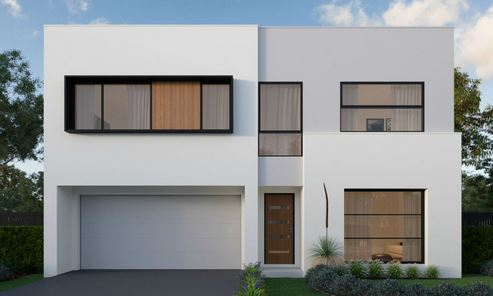
#> input picture phase1+2/P2L3 Exercises/images/house.JPG, 493 x 296 px
$ jupyter execute exercise_7_Haris_corner_detection.ipynb
#> lines starting #> are read from the running program, lines starting #| are printed output that depends on the picture
[cell 1]
import numpy as np
import matplotlib.pyplot as plt
from scipy import signal

[cell 2]
#Generate an image
# A 200x200 image with a big white square at the centre
image = np.zeros((200, 200), dtype=np.uint8)

####--- parameters --------
line_color = 255
line_width = 20

#---- horizontal and vertical begin --------#
h_begin = 50
h_end = 150
v_begin = 50
v_end = 150

vm_begin = 100 - int(line_width/2)
vm_end = 100 + int(line_width/2)
#------------------------------------------------

# Draw the letter H
# left vertical strip
image[v_begin:v_end, h_begin:(h_begin+line_width)] = line_color

# right vertical strip
image[v_begin:v_end, (h_end-line_width):h_end] = line_color

# middle strip
image[vm_begin:vm_end, h_begin:h_end] = line_color

[cell 3]
#show image
#plt.imshow(image)
plt.imshow(image, cmap='gray')

[cell 4]
# Sobel detection
# x-kernel
sobelx = np.array([[-1, 0, 1],[-2, 0, 2],[-1, 0, 1]])

#y-kernel
sobely = np.array([[-1, -2, -1],[ 0,  0,  0],[ 1,  2,  1]])

[cell 5]
# First derivative Ix
Ix = signal.convolve2d(image, sobelx, "same")
Iy = signal.convolve2d(image, sobely, "same")

#--- scale non-zero values to 255
Ix[Ix != 0] = 255
Iy[Iy != 0] = 255

[cell 6]
# Find the sobel operator Sobel=sqrt( Ix*Ix + Iy*Iy )
Sobel = np.sqrt((Ix*Ix) + (Iy*Iy))
plt.imshow(Sobel, cmap='gray')

[cell 7]
# Get the second derivative Ixx
Ixx = signal.convolve2d(Ix, sobelx, "same")
# Iyy
Iyy = signal.convolve2d(Iy, sobely, "same")
# Ixy Image
Ixy = signal.convolve2d(Ix, sobely, "same")

[cell 8]
# Calcualte herssian matrix
Hm = np.array([[Ixx, Ixy],[Ixy, Iyy]])

[cell 9]
# Get Determinant (2 ways to calculate)
det = Ixx*Iyy - Ixy**2
det2 = np.linalg.det(Hm)

# Trace is the sum of the diagonal elements (2 ways to calculate)
trace = Ixx + Iyy
trace2 = np.trace(Hm)

# Harris is det(H) - a * trace(H), where a is constant
H = det - 0.2 * trace

[cell 10]
plt.imshow(np.abs(H), cmap='gray')
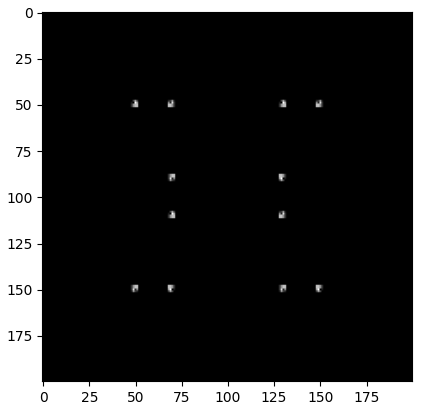
#> figure drawn by matplotlib, 1 panel

[cell 11]
house_img = plt.imread("images/house.JPG")
#> house_img is the input picture: shape (296, 493, 3); mean R, G, B 139.4, 142.7, 142.8
house_img = np.dot(house_img[...,:3], [0.2989, 0.5870, 0.1140])
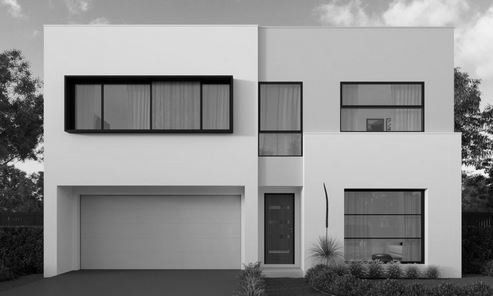
#> house_img: shape (296, 493) float64; min 0, max 251.7, mean 141.7
plt.imshow(house_img, cmap="gray")

[cell 12]
# Sobel detection
# x-kernel
sobelx = np.array([[-1, 0, 1],[-2, 0, 2],[-1, 0, 1]])

#y-kernel
sobely = np.array([[-1, -2, -1],[ 0,  0,  0],[ 1,  2,  1]])

# First derivative Ix
house_Ix = signal.convolve2d(house_img, sobelx, "same")
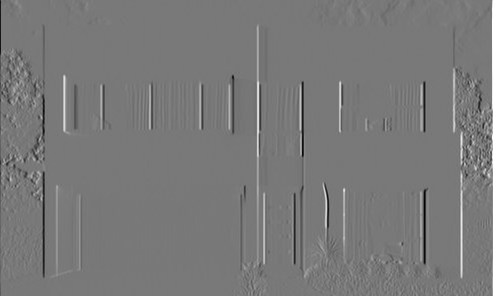
#> house_Ix: shape (296, 493) float64; min -867, max 960.1, mean -0.4; drawn with min black and max white
house_Iy = signal.convolve2d(house_img, sobely, "same")
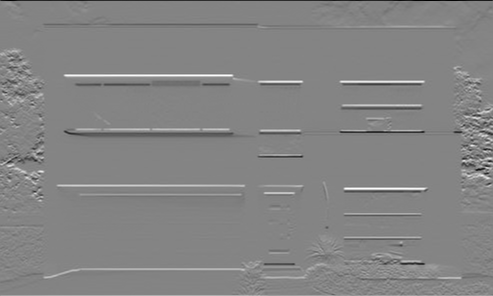
#> house_Iy: shape (296, 493) float64; min -899.9, max 834.9, mean 1.5; drawn with min black and max white

# Find the sobel operator Sobel=sqrt( Ix*Ix + Iy*Iy )
house_sobel = np.sqrt((house_Ix * house_Ix) + (house_Iy * house_Iy))
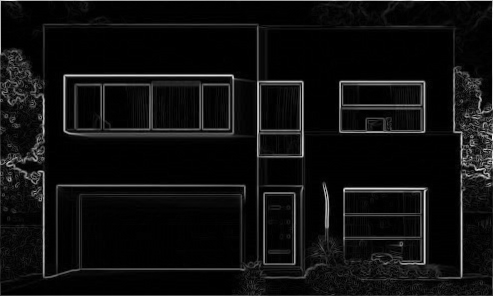
#> house_sobel: shape (296, 493) float64; min 0, max 960.1, mean 57.8; drawn with min black and max white
plt.imshow(house_sobel, cmap='gray')

[cell 13]
# Get the second derivative Ixx
house_Ixx = signal.convolve2d(house_Ix, sobelx, "same")
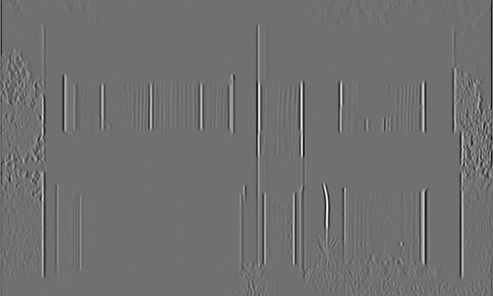
#> house_Ixx: shape (296, 493) float64; min -4441.2, max 5585.3, mean -6.1; drawn with min black and max white
# Iyy
house_Iyy = signal.convolve2d(house_Iy, sobely, "same")
# Ixy Image
house_Ixy = signal.convolve2d(house_Ix, sobely, "same")
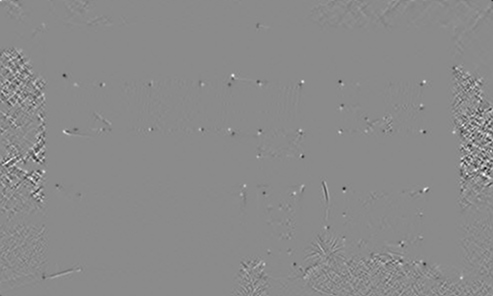
#> house_Ixy: shape (296, 493) float64; min -2290, max 1905.5, mean 0; drawn with min black and max white

# Calcualte herssian matrix
house_Hm = np.array([[house_Ixx, house_Ixy],[house_Ixy, house_Iyy]])

# Get determinant
house_det = house_Ixx * house_Iyy - house_Ixy ** 2
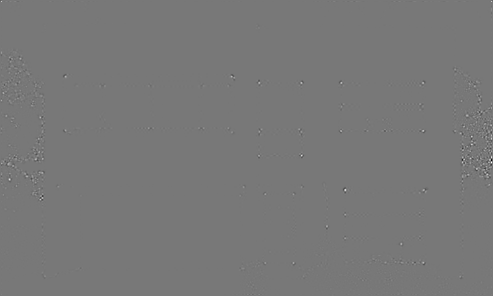
#> house_det: shape (296, 493) float64; min -10942949.3, max 12256307.5, mean 255.2; drawn with min black and max white

# Get trace
house_trace = house_Ixx + house_Iyy
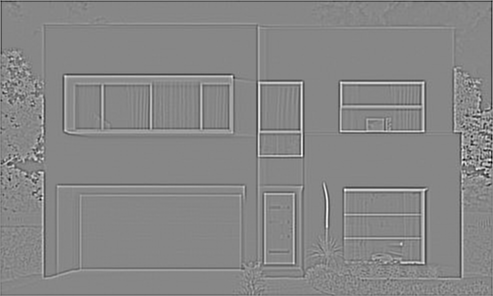
#> house_trace: shape (296, 493) float64; min -7015.3, max 6200.9, mean -18.1; drawn with min black and max white

# det(H) - a * trace(H), where a is constant
house_H = house_det - 0.1 * house_trace

plt.imshow(np.abs(house_H), cmap='gray')
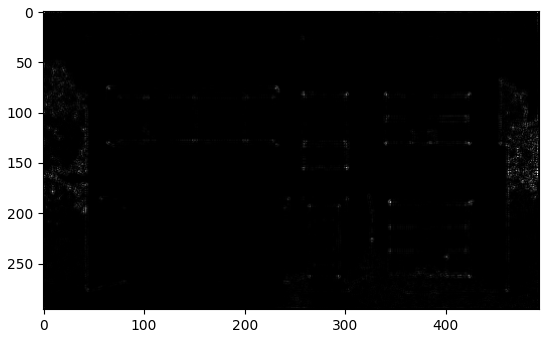
#> figure drawn by matplotlib, 1 panel

$ run again, with phase1+2/P2L3 Exercises/images/Sanka_img.jpg copied over phase1+2/P2L3 Exercises/images/house.JPG
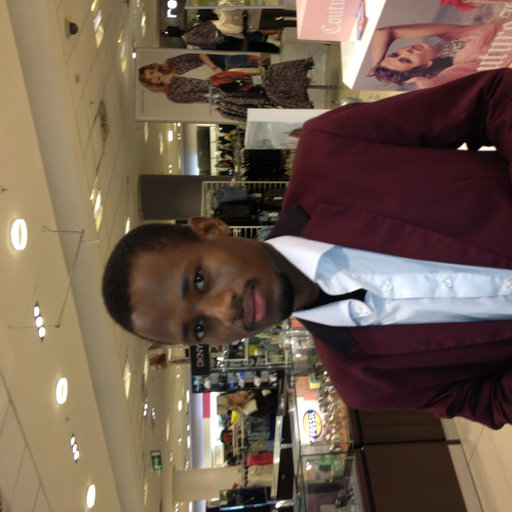
#> input picture phase1+2/P2L3 Exercises/images/Sanka_img.jpg, 512 x 512 px
#> house_img is the input picture: shape (512, 512, 3); mean R, G, B 111, 92, 77.6
#> house_img: shape (512, 512) float64
#> `house_trace = house_Ixx + house_Iyy`:
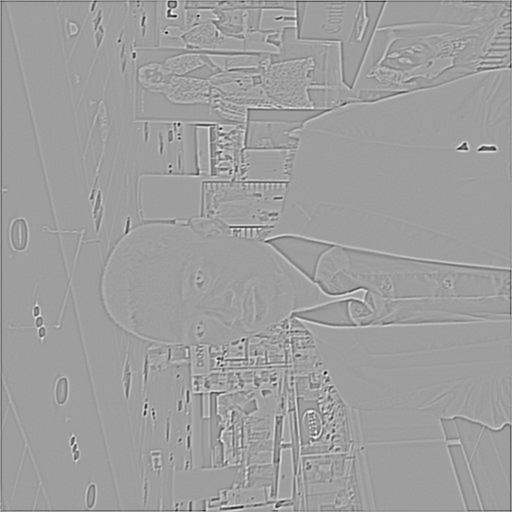
#> house_trace: shape (512, 512) float64; min -7721.4, max 4707.3, mean -14.1; drawn with min black and max white
#> `[cell 13] # Get the second derivative Ixx house_Ixx = signal.convolve2..`:
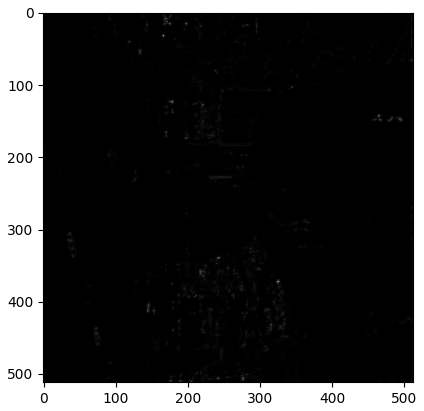
#> figure drawn by matplotlib, 1 panel

$ run again, with phase1+2/P2L3 Exercises/images/cat.jpg copied over phase1+2/P2L3 Exercises/images/house.JPG
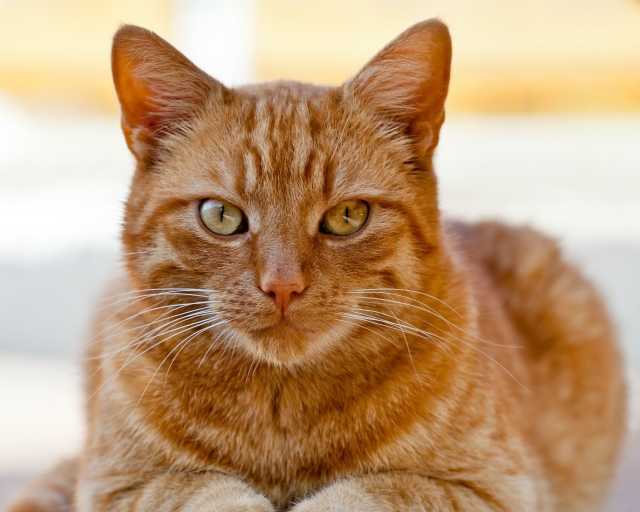
#> input picture phase1+2/P2L3 Exercises/images/cat.jpg, 640 x 512 px
#> house_img is the input picture: shape (512, 640, 3); mean R, G, B 191.7, 157.1, 121.8
#> house_img: shape (512, 640) float64
#> `[cell 13] # Get the second derivative Ixx house_Ixx = signal.convolve2..`:
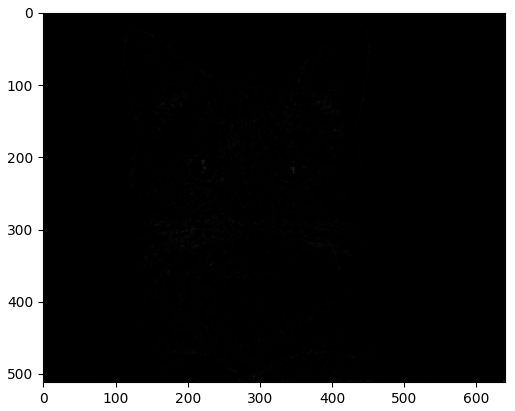
#> figure drawn by matplotlib, 1 panel
